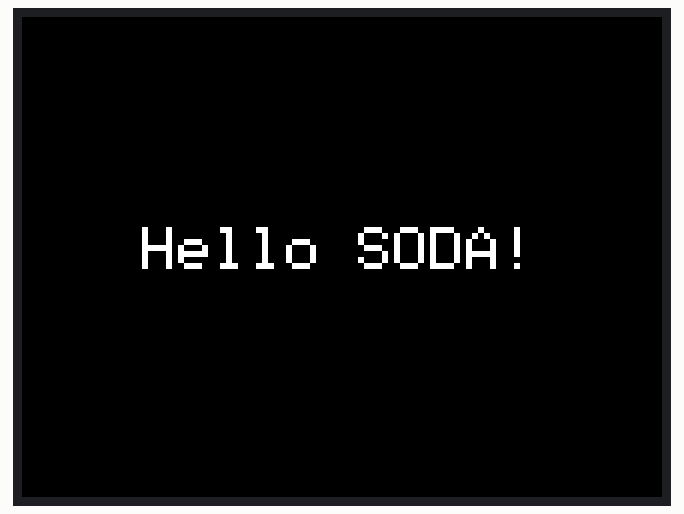
Bench run of a sketch on a simulated ESP32. On the bench: 320×240 colour display.

Above: at 0.3 s.

The sketch:

soda-3-1.ino
```cpp
#include <Adafruit_GFX.h>
#include <Adafruit_ST7789.h>
#include <SPI.h>

// ========================
// LCD 핀 설정 (하드웨어 SPI)
// ========================
#define TFT_MOSI 11  // 보드: DIN
#define TFT_CLK  12  // 보드: CLK
#define TFT_CS   13  // 보드: CS
#define TFT_DC   7   // 보드: DC
#define TFT_RST  6   // 보드: RST

SPIClass hspi(HSPI);
Adafruit_ST7789 tft = Adafruit_ST7789(&hspi, TFT_CS, TFT_DC, TFT_RST);

void setup() {
  Serial.begin(115200);

  // ---- LCD 초기화 ----
  hspi.begin(TFT_CLK, -1, TFT_MOSI, TFT_CS);
  tft.init(240, 320);
  tft.setSPISpeed(4000000);   // 통신 속도 설정
  tft.setRotation(3);         // 320x240 가로 화면 모드
  tft.invertDisplay(true);    // 색상 반전

  // ---- 화면 지우기 ----
  tft.fillScreen(ST77XX_BLACK);

  // ---- 중앙 글씨 출력 ----
  tft.setTextColor(ST77XX_WHITE);
  tft.setTextSize(3);
  tft.setCursor(60, 105);
  tft.print("Hello SODA!");
}

void loop() {
  // 기본 대기
}
```
